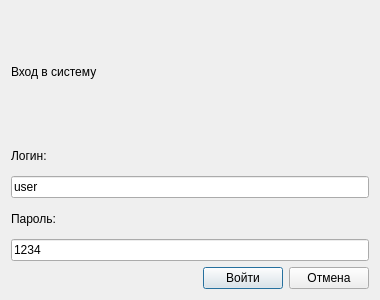
<?xml version="1.0" encoding="UTF-8"?>
<ui version="4.0"><class>Dialog</class><widget class="QDialog" name="Dialog"><property name="geometry"><rect><x>0</x><y>0</y><width>380</width><height>300</height></rect></property><property name="windowTitle"><string>#131 mixed/216_login_form</string></property><layout class="QVBoxLayout" name="verticalLayout"><property name="leftMargin"><number>11</number></property><property name="topMargin"><number>11</number></property><property name="rightMargin"><number>11</number></property><property name="bottomMargin"><number>11</number></property><property name="spacing"><number>6</number></property><item><widget class="QLabel" name="l1"><property name="text"><string>Вход в систему</string></property></widget></item><item><layout class="QVBoxLayout" name="fields"><property name="leftMargin"><number>0</number></property><property name="topMargin"><number>0</number></property><property name="rightMargin"><number>0</number></property><property name="bottomMargin"><number>0</number></property><property name="spacing"><number>4</number></property><item><widget class="QLabel" name="l2"><property name="text"><string>Логин:</string></property></widget></item><item><widget class="QLineEdit" name="e1"><property name="text"><string>user</string></property></widget></item><item><widget class="QLabel" name="l3"><property name="text"><string>Пароль:</string></property></widget></item><item><widget class="QLineEdit" name="e2"><property name="text"><string>1234</string></property></widget></item></layout></item><item><layout class="QHBoxLayout" name="buttons"><property name="leftMargin"><number>0</number></property><property name="topMargin"><number>0</number></property><property name="rightMargin"><number>0</number></property><property name="bottomMargin"><number>0</number></property><property name="spacing"><number>6</number></property><item><spacer name="horizontalSpacer"><property name="orientation"><enum>Qt::Orientation::Horizontal</enum></property><property name="sizeHint" stdset="0"><size><width>40</width><height>20</height></size></property></spacer></item><item><widget class="QPushButton" name="ok"><property name="text"><string>Войти</string></property></widget></item><item><widget class="QPushButton" name="cancel"><property name="text"><string>Отмена</string></property></widget></item></layout></item></layout></widget></ui>
